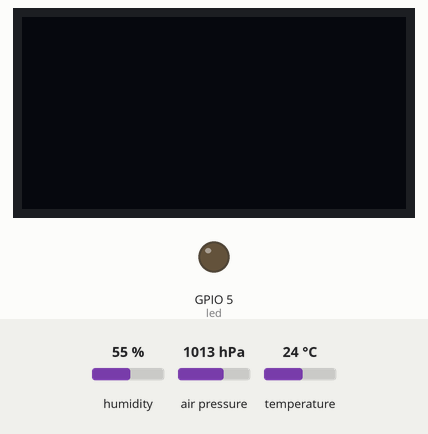
This program was run on a simulated ESP32 board running MicroPython. On the bench: 128×64 one-colour display, output pins drawn as LEDs (lit = HIGH). Inputs (shaded band) come from the test bench; at power-on: humidity 55 %, air pressure 1013 hPa, temperature 24 °C. WiFi joins after 1.5 s; values from a settings file that is not in the repository are placeholders; library files of the repository ran but are not shown: sht21.py, bmp280.py, sh1106.py; what the program prints to the serial console is not drawn.

Above: at 1.2 s.
1.3 s: humidity set to 22 %
At 11.9 s:
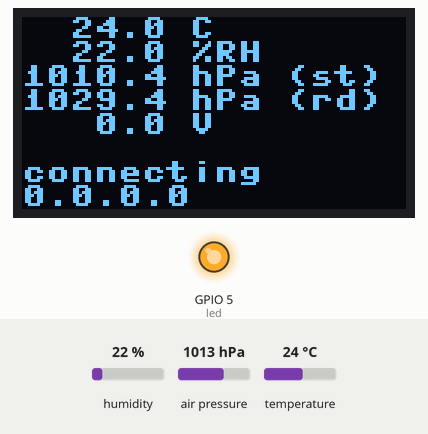
12.9 s: air pressure set to 952 hPa
At 21.9 s:
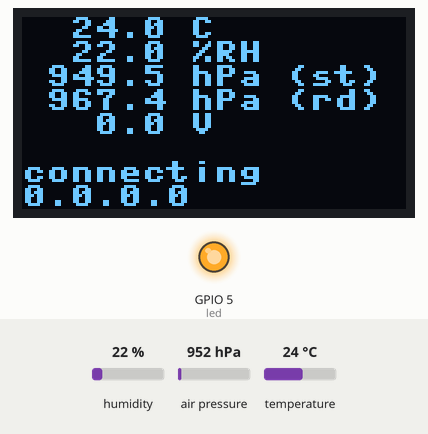
22.9 s: temperature set to 12 °C
At 31.9 s:
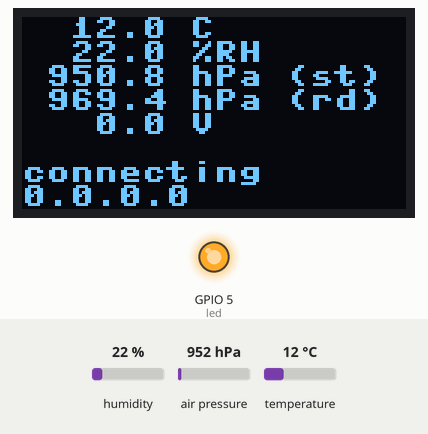
32.9 s: humidity set to 40 %
At 41.9 s:
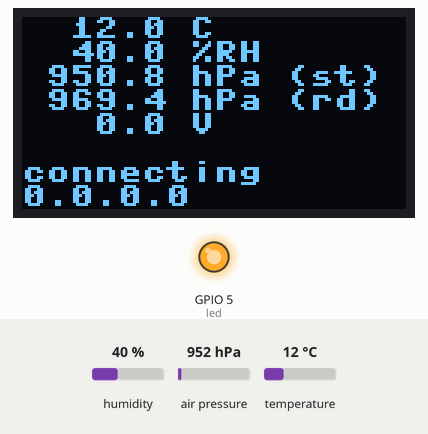
42.9 s: air pressure set to 975 hPa
At 62.9 s:
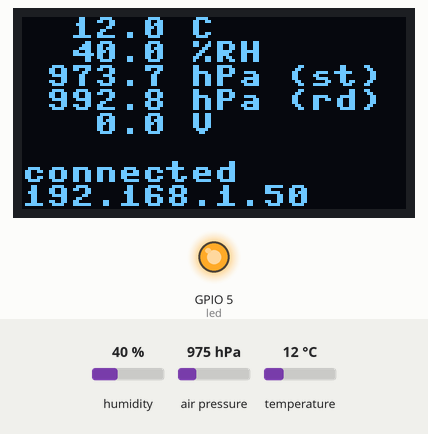
Timing chart, 0 to 73.0 s (numbered marks = the images above; inputs shaded):
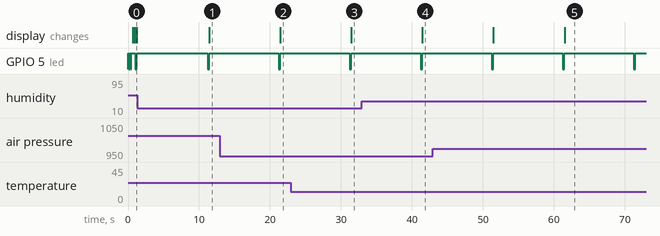

Measured:
- after the input at 1.3 s, the display: changes after 10.2 s (image 1)
- after the input at 12.9 s, the display: changes after 8.6 s (image 2)
- after the input at 22.9 s, the display: changes after 8.6 s (image 3)
- after the input at 32.9 s, the display: changes after 8.6 s (image 4)
- after the input at 42.9 s, the display: first changes after 8.6 s (image 5 shows a later state)
- by itself, GPIO 5 (led): alternates HIGH for 9.8 s and LOW for 0.24 s

The program:

main.py
```python
import machine
import sht21
import bmp280
import time
import collectd
import uos
import weather
import sh1106

# Start up I2C
i2c = machine.I2C(sda=machine.Pin(21), scl=machine.Pin(22), freq=400000)

sens = sht21.SHT21(i2c)
bmp = bmp280.BMP280(i2c=i2c)
adc = machine.ADC(machine.Pin(35))

disp = sh1106.SH1106_I2C(128, 64, i2c)

led = machine.Pin(5, machine.Pin.OUT)
led.value(1)

disp.init_display()
disp.invert(False)
disp.rotate(True)
disp.fill(1)
disp.show()
time.sleep_ms(200)
disp.fill(0)
disp.show()

send_adc = False
send_collectd = False


# The display has a height of 64 pixel
# Chars are 8x8 and it does not require a pixel space between.
LINES = {i + 1: i * 8 for i in range(8)}


def send_df():
    f_bsize, f_frsize, f_blocks, f_bfree, f_bavail, f_files, f_ffree, f_favail, f_flag, f_namemax = uos.statvfs("/")

    collectd.send_value("df_complex", "free", f_bavail * f_bsize, plugin="df", plugin_instance="root")
    collectd.send_value("df_complex", "used", (f_blocks - f_bavail) * f_bsize, plugin="df", plugin_instance="root")
    collectd.send_value("df_complex", "reserved", (f_bfree - f_bavail) * f_bsize, plugin="df", plugin_instance="root")

def send_mem():
    collectd.send_value("memory", "free", gc.mem_free(),  plugin="memory", plugin_instance=None)
    collectd.send_value("memory", "used", gc.mem_alloc(),  plugin="memory", plugin_instance=None)


def sensesend(tmr):
    # For debugging, blink the LED...
    led.value(0)

    hum = sens.get_humd()
    tem = sens.get_temp()

    tem_bmp, pres_bmp = bmp.values

    if send_collectd:
        collectd.send_value("humidity", "Humidity", hum)
        collectd.send_value("temperature", "Temperature", tem)
        collectd.send_value("temperature", "Temperature BMP280", tem_bmp)
        collectd.send_value("pressure", "Pressure statniv.", pres_bmp)
        ## Actually this is quite wrong, when we use the indoor value...
        ## Weather measurements are hard ;)
        # collectd.send_value("pressure", "Pressure red.", weather.reduced_pressure(pres_bmp, tem_bmp, hum))

        # send_df()
        # send_mem()

    bat = 0
    if send_adc:
        bat = (105 + 27) * 1.1 / (27 * 2**12) * adc.read()
        if send_collectd:
            collectd.send_value("voltage", "V_Bat", bat)


    print("Temperature: {} / {} °C, Humidity: {} %RH, Air pressure: {}hPa, battery: {}".format(tem, tem_bmp, hum, pres_bmp, bat))

    # Text in Framebuffer has size 8x8 per character and the coordinate is at the top left corner.
    # Argument: s, x, y, [c] (color is 1 by default)
    # The framebuf font in micropython is font_petme128_8x8.h.
    # Unfortunately, it only supports chars between 0x20 (space) and 0x7f. ° is 0xb0
    #
    # 128x64 pixel --> 16x8 chars
    disp.textline("{:=6.1f} C".format(tem), 0)
    disp.textline("{:=6.1f} %RH".format(hum), 1)
    disp.textline("{:=6.1f} hPa (st)".format(pres_bmp), 2)
    disp.textline("{:=6.1f} hPa (rd)".format(weather.reduced_pressure(pres_bmp, tem_bmp, hum)), 3)
    disp.textline("{:=6.1f} V".format(bat), 4)
    disp.show()

    led.value(1)


WIFI_MESSAGE = {
    network.STAT_IDLE:           "idle",
    network.STAT_CONNECTING:     "connecting",
    network.STAT_WRONG_PASSWORD: "wrong pw",
    network.STAT_NO_AP_FOUND:    "no AP found",
    network.STAT_GOT_IP:         "connected"
}

def wifistate(tmr):
    if not sta_if.isconnected():
        sta_if.active(True)
        sta_if.connect(config.essid, config.passphrase)
        print('network config:', sta_if.ifconfig())
    state = sta_if.status()
    if state not in WIFI_MESSAGE:
        statestr = 'state {}'.format(state)
    else:
        statestr = WIFI_MESSAGE[state]
    disp.textline(statestr, 6)
    disp.textline(sta_if.ifconfig()[0], 7)
    disp.show()


sensesend(None)
timer = machine.Timer(4)
timer.init(period=10000, mode=machine.Timer.PERIODIC, callback=sensesend)

wifistate(None)
timer = machine.Timer(3)
timer.init(period=60000, mode=machine.Timer.PERIODIC, callback=wifistate)
```

collectd.py
```python
import socket
import struct
from config import host, hostname


# https://stackoverflow.com/a/29138806/446140
NTP_DELTA = 2208988800

def getntptime():
    NTP_QUERY = bytearray(48)
    NTP_QUERY[0] = 0x1b
    addr = socket.getaddrinfo(host, 123)[0][-1]
    s = socket.socket(socket.AF_INET, socket.SOCK_DGRAM)
    res = s.sendto(NTP_QUERY, addr)
    msg = s.recv(48)
    s.close()
    val = struct.unpack("!I", msg[40:44])[0]
    return val - NTP_DELTA


def _pack_str(t, s):
    return struct.pack("!HH{}ss".format(len(s)), t, len(s) + 5, s, '\x00')


def send_value(plug_type, plug_inst, value, plugin="sensors", plugin_instance=None):
    package = b""
    # Host
    package += _pack_str(0x0000, hostname)
    # Time
    package += struct.pack("!HHQ", 0x0001, 12, getntptime())
    # Plugin
    package += _pack_str(0x0002, plugin)
    if plugin_instance:
        # Plugin instance
        # Some plugins do not have instances (like memory)
        package += _pack_str(0x0003, plugin_instance)
    # Type
    package += _pack_str(0x0004, plug_type)
    # Type instance
    package += _pack_str(0x0005, plug_inst)

    # Interval
    package += struct.pack("!HHQ", 0x0007, 12, 10)

    # Value
    package += struct.pack("!HHHB", 0x0006, 15, 1, 1) + struct.pack("<d", value)


    addr = socket.getaddrinfo(host, 25826)[0][-1]
    s = socket.socket(socket.AF_INET, socket.SOCK_DGRAM)
    s.sendto(package, addr)
    s.close()

if __name__ == "__main__":
    import time
    for i in range(100):
        # send_value("temperature", 23.222 + i)
        send_value("pressure", "Pressure", 1005.2321 + i)
        time.sleep(2)
```

weather.py
```python
# calculate weather information
from math import exp

def saettigungsdampfdruck(t):
    """
    Using the Magnus Formular above Water

    Valid for -45 <= t <= 60

    From: https://de.wikipedia.org/wiki/S%C3%A4ttigungsdampfdruck#%C3%9Cber_ebenen_Wasseroberfl%C3%A4chen
    """
    if t < -45 or t > 60:
        raise ValueError("Can not use formular for such a value")
    return 6.112 * exp((17.62 * t) / (243.12 + t))

def steam_pressure(t, h):
    """
    Get the steam pressure for water in air
    for a given temperature in degree C and humidity in %RH

    This is the same as the absolute humidity

    From: https://de.wikipedia.org/wiki/Luftfeuchtigkeit#Relative_Luftfeuchtigkeit
    by solving phi = e/E for e
    """
    E = saettigungsdampfdruck(t)

    return (h / 100.0) * E

def steam_density(t, h):
    """
    Get the steam density from the steam pressure
    """

    R_w = 461.52  # J * kg**-1 * K**-1
    T = t + 273.15  # K
    e = steam_pressure(t, h)

    return e / (R_w * T)


def reduced_pressure(p, t, hum, height=162.0):
    """
    p ... pressure
    t ... temperature
    h ... humidity

    From: https://de.wikipedia.org/wiki/Barometrische_H%C3%B6henformel#Reduktion_auf_Meeresh%C3%B6he
    """

    g_0 = 9.80665  # m * s**-2
    R = 287.05  # m**2 * s**-2 * K**-1
    #h = 160.425  # m  ... Above Adria
    T = t + 273.15  # K
    a = 0.0065  # K * m**-1
    # This is the absolute pressure of water (partial pressure of water in air)
    e = steam_pressure(t, hum)
    C_h = 0.12  # K * hPa**-1

    x = g_0 / (R * (T + C_h * e + a * (height/2))) * height
    return p * exp(x)
```

boot.py
```python
import network
import config
import time
import machine

led = machine.Pin(5, machine.Pin.OUT)
# LED is off if value==1 and on if value==0
led.value(1)

for _ in range(5):
    led.value(0)
    time.sleep_ms(50)
    led.value(1)
    time.sleep_ms(50)

sta_if = network.WLAN(network.STA_IF)
```
